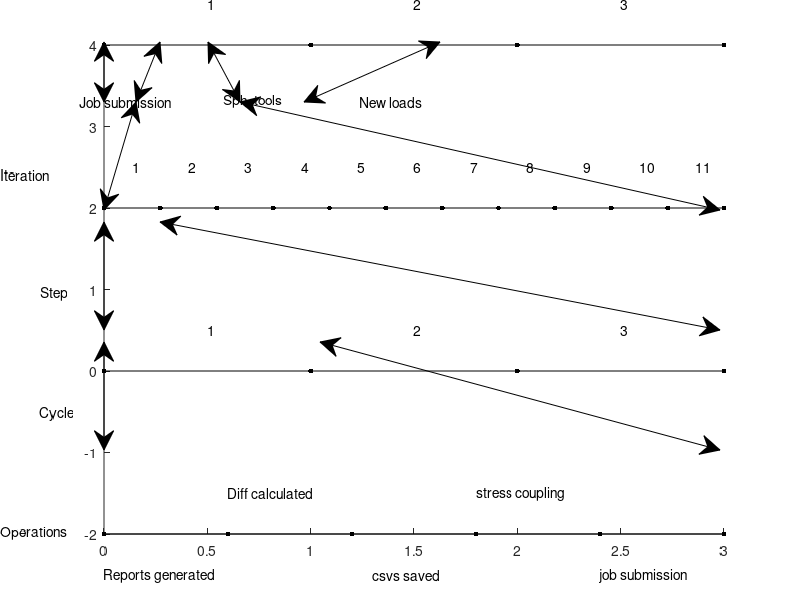

This chart was generated by the following MATLAB code: (Note: this script raises an error after producing the figure.)
% Try to draw the iteration scheme 
clear all; close all; clc;
iter = linspace(0,3,4);
iter_y = 4*ones(1, length(iter));
step = linspace(0,3,12);
step_y = 2*ones(1, length(step));
cycle = linspace(0,3,4);
cycle_y = 0*ones(1, length(cycle));
op = linspace(0,3,6);
op_y = -2*ones(1, length(op));
figure()
hold on;

annotation('textbox',[.1 .82 .1 .2],'string','Job submission','EdgeColor','none');
annotation('textbox',[.28 .82 .1 .2],'string','Sph\_tools','EdgeColor','none');
annotation('textbox',[.45 .82 .1 .2],'string','New loads','EdgeColor','none');
xa = [.13 .13];
ya = [.83 .93];
annotation('doublearrow',xa,ya)
xa = [.17 .2];
ya = [.83 .93];
annotation('doublearrow',xa,ya)
xa = [.3 .26];
ya = [.83 .93];
annotation('doublearrow',xa,ya)
xa = [.38 .55];
ya = [.83 .93];
annotation('doublearrow',xa,ya)
plot(iter,iter_y,'k.-','markersize',12);
for i=1:(length(iter)-1)
    text(iter(i)+(iter(i+1)-iter(i))/2,4.5,num2str(i))
end
annotation('textbox',[.0001 .7 .1 .2],'string','Iteration','EdgeColor','none');

plot(step,step_y,'k.-','markersize',12);
xa = [.13 .17];
ya = [.65 .83];
annotation('doublearrow',xa,ya)
xa = [.9 .3];
ya = [.65 .83];
annotation('doublearrow',xa,ya)
for i=1:(length(step)-1)
    text(step(i)+(step(i+1)-step(i))/2,2.5,num2str(i))
end
annotation('textbox',[.05 .5 .1 .2],'string','Step','EdgeColor','none');

plot(cycle,cycle_y,'k.-','markersize',12);
xa = [.13 .13];
ya = [.45 .63];
annotation('doublearrow',xa,ya)
xa = [.9 .2];
ya = [.45 .63];
annotation('doublearrow',xa,ya)
for i=1:(length(cycle)-1)
    text(cycle(i)+(cycle(i+1)-cycle(i))/2,0.5,num2str(i))
end
annotation('textbox',[.05 .3 .1 .2],'string','Cycle','EdgeColor','none');

plot(op,op_y,'k.-','markersize',12);
xa = [.13 .13];
ya = [.25 .43];
annotation('doublearrow',xa,ya)
xa = [.9 .4];
ya = [.25 .43];
annotation('doublearrow',xa,ya)
for i=1:(length(op)-1)
    %text(op(i)+(op(i+1)-op(i))/2,-1.5,num2str(i))
    pos_vec(i) = op(i)+(op(i+1)-op(i))/2;
end
annotation('textbox',[.0001 .1 .1 .2],'string','Operations','EdgeColor','none');
text(pos_vec(1)-0.3,-2.5,'Reports generated')
text(pos_vec(2)-0.3,-1.5,'Diff calculated')
text(pos_vec(3)-0.2,-2.5,'csvs saved')
text(pos_vec(4)-0.3,-1.5,'stress coupling')
text(pos_vec(5)-0.3,-2.5,'job submission')

yline(-3.5,'color','w');
axis([0 3 -3.5 5])
%axes('Color','none','XColor','none');
set(gca,'ycolor','w')
set(gca,'xcolor','w')
axis off
hold off;
saveas(gcf, 'C:\Users\fabri\Desktop\TU Delft\iter_scheme.png');

